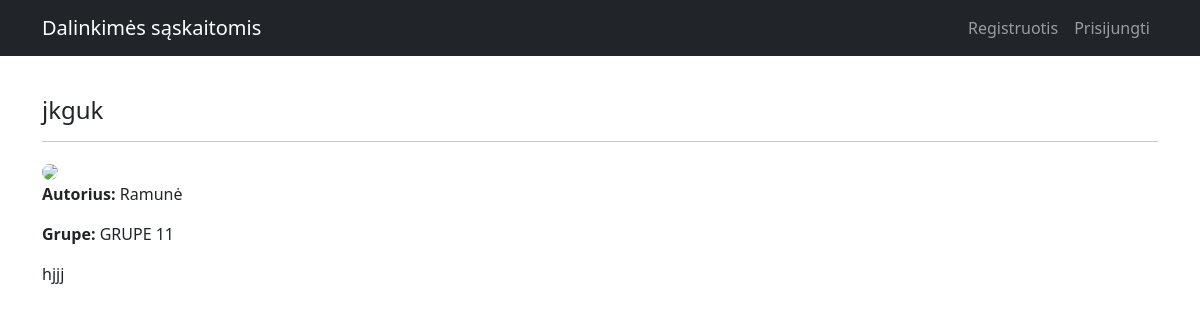
Before: /grupes_saskaitos/1 with the older database file.
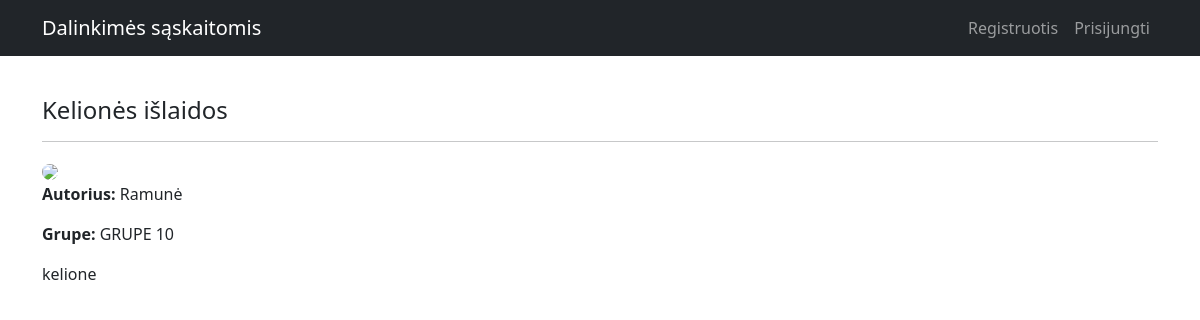
After: the same page with the newer database file.
### app.py (models this page shows)
class Grupesaskaitos(db.Model):
    __tablename__ = 'grupes_saskaitos'
    id = db.Column(db.Integer, primary_key=True)
    pavadinimas = db.Column("Pavadinimas", db.String(200), nullable=False)
    tekstas = db.Column("Tekstas", db.Text, nullable=False)
    grupe_id = db.Column(db.Integer, db.ForeignKey('grupes.id'))
    vartotojas_id = db.Column(db.Integer, db.ForeignKey('vartotojas.id'))
    grupe = db.relationship('Grupe', back_populates='grupes_saskaitos')
    vartotojas = db.relationship('Vartotojas', back_populates='grupes_saskaitos')

class Grupe(db.Model):
    __tablename__ = 'grupes'
    id = db.Column(db.Integer, primary_key=True)
    pavadinimas = db.Column("Pavadinimas", db.String(200), nullable=False)
    grupes_saskaitos = db.relationship('Grupesaskaitos', back_populates='grupe')

### app.py (the view)
@app.route("/grupes_saskaitos/<int:article_id>")
def article(article_id):
    grupes_saskaitos = Grupesaskaitos.query.get(article_id)
    if grupes_saskaitos.vartotojas.nuotrauka:
        nuotrauka = url_for('static', filename='profilio_nuotraukos/' + grupes_saskaitos.vartotojas.nuotrauka)
    else:
        nuotrauka = None
    return render_template('groups.html', grupes_saskaitos=grupes_saskaitos, nuotrauka=nuotrauka)

### templates/groups.html
{% extends 'base.html' %}
{% block content %}
    <h4>{{ grupes_saskaitos.pavadinimas }}</h4>
    <hr>
    {% if nuotrauka %}
        <img class="rounded-circle account-img" src="{{ nuotrauka }}">
    {% else %}
        <img class="rounded-circle account-img" src="https://via.placeholder.com/125">
    {% endif %}
    <p><b>Autorius:</b> {{ grupes_saskaitos.vartotojas.vardas }}</p>
    <p><b>Grupe:</b> {{ grupes_saskaitos.grupe.pavadinimas }}</p>
     <p>{{ grupes_saskaitos.tekstas }}</p>
{% endblock %}

Changed rows visible on the page:
changed Grupesaskaitos: pavadinimas "jkguk" → "Kelionės išlaidos"; tekstas "hjjj" → "kelione"
changed Grupe: grupe.pavadinimas "GRUPE 11" → "GRUPE 10"
